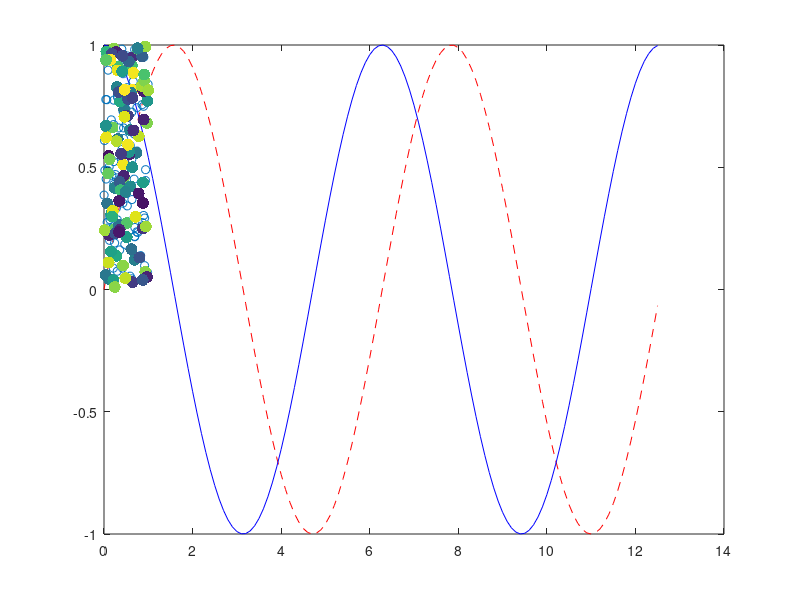

MATLAB code to generate this figure:
%% Inclass assignment 2
%test edit
% 1. a. fill in this loop with a conditional statement so that it displays
% only the odd numbers
for ii = 1:20
    % Adam Howard answer:
    d = (ii-1)/2;
    x = floor(d);
    if d == x
        disp(num2str(ii))
    end
end

% b. Write a new loop to display the same odd numbers which doesn't use a conditional statement 

% Adam Howard answer:
x = [1:20]';
d = 1;
while d < 20;
    disp( x(d,:))
    d = d+2; 
end

% c. display the same odd numbers without a loop or conditional (hint use
%  num2str)

% Adam Howard answer:
x = [1:2:20]';
disp([num2str(x)])

%% 2. Vectorize the following code (that is produce the same result in z
%without using a loop). 

%a. 
for ii = 1:100
    z(ii) = ii*ii;
    disp(z(ii))
end
% Adam Howard answer:
x = 1:100;
x2 = x .* x;
x2';

%b. 
z = 0;
for ii = 1:100
    z = z + ii
end

% Adam Howard answer:
x = 1:100;
q = sum(x)

%c.
xx = rand(50,2);

for ii = 1:50
z(ii) = sqrt(xx(ii,1)^2+xx(ii,2)^2)
end

'end'
% Adam Howard answer:

k = sqrt ( (xx(:,1).^2) + (xx(:,2).^2))


% d. what is the formula in c computing?

%Adam Howard answer: The equation in part 2c is calculating the solution to
%the Pythagorean Theorem for 50 random triangles. 

%% plotting

%a. make a plot of sin(x) and cos(x) vs x from x = 0 to 4*pi on the same axis where the graph
%of sin(x) vs x is a red-dashed line and the graph of cos(x) vs x is a
%blue solid line.

%Adam Howard answer:
x = 0:0.1:(4*pi);

sinx = [sin(x)]';
cosx = [cos(x)]';

plot (x,sinx,'r--',x,cosx,'b-')


%b. repeat the above but where each graph is in a different subplot in the
% same figure. 

%Adam Howard Answer:
x = 0:0.1:(4*pi);

sinx = [sin(x)]';
cosx = [cos(x)]';

plot (x,sinx,'r--')
hold on
plot (x,cosx,'b-')


%c. here is some data, imagine they are x and y coordinates for cells. 
xy_dat = rand(100,2);

%plot the data in the xy plane.

scatter ((xy_dat(:,1)),(xy_dat(:,2)))

%% break here to separate figures.
%now imagine there is some fluorescence data corresponding to the same
%cells
fluor = rand(100,1);

% plot the data in the xy plane but color code the data by the fluorescnece
% values. Hint: see the scatter command

%Adam Howard answer:
xy_dat = rand(100,2);
scatter ((xy_dat(:,1)),(xy_dat(:,2)),75,fluor,'filled')

